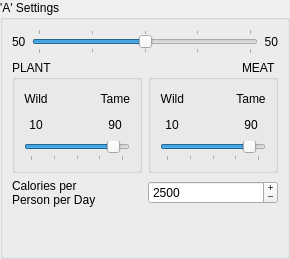
         <widget class="QGroupBox" name="diet_comp_box_9" >
          <property name="sizePolicy" >
           <sizepolicy vsizetype="Fixed" hsizetype="Expanding" >
            <horstretch>0</horstretch>
            <verstretch>0</verstretch>
           </sizepolicy>
          </property>
          <property name="title" >
           <string>'A' Settings</string>
          </property>
          <layout class="QGridLayout" >
           <property name="margin" >
            <number>9</number>
           </property>
           <property name="spacing" >
            <number>6</number>
           </property>
           <item row="2" column="0" colspan="2" >
            <layout class="QHBoxLayout" >
             <property name="spacing" >
              <number>6</number>
             </property>
             <property name="margin" >
              <number>0</number>
             </property>
             <item>
              <widget class="QLabel" name="label6_9" >
               <property name="toolTip" >
                <string>&lt;html>&lt;head>&lt;meta name="qrichtext" content="1" />&lt;style type="text/css">
p, li { white-space: pre-wrap; }
&lt;/style>&lt;/head>&lt;body style=" font-family:'Sans Serif'; font-size:9pt; font-weight:400; font-style:normal; text-decoration:none;">
&lt;p style=" margin-top:0px; margin-bottom:0px; margin-left:0px; margin-right:0px; -qt-block-indent:0; text-indent:0px;">Average requirements for each individual&lt;/p>&lt;/body>&lt;/html></string>
               </property>
               <property name="whatsThis" >
                <string>&lt;html>&lt;head>&lt;meta name="qrichtext" content="1" />&lt;style type="text/css">
p, li { white-space: pre-wrap; }
&lt;/style>&lt;/head>&lt;body style=" font-family:'Sans Serif'; font-size:9pt; font-weight:400; font-style:normal; text-decoration:none;">
&lt;p style=" margin-top:0px; margin-bottom:0px; margin-left:0px; margin-right:0px; -qt-block-indent:0; text-indent:0px;">This figure is an average only.  In the future, I hope to be able to implement a feature whereby the human population is modelled, and account for different requirements of men, adult women, pregnant women, lactating women, and children.&lt;/p>&lt;/body>&lt;/html></string>
               </property>
               <property name="text" >
                <string>Calories per
Person per Day</string>
               </property>
               <property name="wordWrap" >
                <bool>false</bool>
               </property>
              </widget>
             </item>
             <item>
              <widget class="QSpinBox" name="spinBoxDailyCalories_9" >
               <property name="toolTip" >
                <string>&lt;html>&lt;head>&lt;meta name="qrichtext" content="1" />&lt;style type="text/css">
p, li { white-space: pre-wrap; }
&lt;/style>&lt;/head>&lt;body style=" font-family:'Sans Serif'; font-size:9pt; font-weight:400; font-style:normal; text-decoration:none;">
&lt;p style=" margin-top:0px; margin-bottom:0px; margin-left:0px; margin-right:0px; -qt-block-indent:0; text-indent:0px;">Set the average number of calories per day required per person&lt;/p>&lt;/body>&lt;/html></string>
               </property>
               <property name="whatsThis" >
                <string>&lt;html>&lt;head>&lt;meta name="qrichtext" content="1" />&lt;style type="text/css">
p, li { white-space: pre-wrap; }
&lt;/style>&lt;/head>&lt;body style=" font-family:'Sans Serif'; font-size:9pt; font-weight:400; font-style:normal; text-decoration:none;">
&lt;p style=" margin-top:0px; margin-bottom:0px; margin-left:0px; margin-right:0px; -qt-block-indent:0; text-indent:0px;">In future versions of LandUse Analyst, the demographics of the human population will be modelled, but currently the user has to supply one figure for an average number of calories required by a single person on a daily basis.&lt;/p>&lt;/body>&lt;/html></string>
               </property>
               <property name="buttonSymbols" >
                <enum>QAbstractSpinBox::PlusMinus</enum>
               </property>
               <property name="minimum" >
                <number>1</number>
               </property>
               <property name="maximum" >
                <number>5000</number>
               </property>
               <property name="singleStep" >
                <number>1</number>
               </property>
               <property name="value" >
                <number>2500</number>
               </property>
              </widget>
             </item>
            </layout>
           </item>
           <item row="1" column="0" >
            <widget class="QGroupBox" name="groupplantpercent_9" >
             <property name="title" >
              <string>PLANT</string>
             </property>
             <layout class="QGridLayout" >
              <property name="margin" >
               <number>9</number>
              </property>
              <property name="spacing" >
               <number>6</number>
              </property>
              <item row="1" column="1" >
               <spacer>
                <property name="orientation" >
                 <enum>Qt::Horizontal</enum>
                </property>
                <property name="sizeHint" stdset="0" >
                 <size>
                  <width>40</width>
                  <height>20</height>
                 </size>
                </property>
               </spacer>
              </item>
              <item row="1" column="2" >
               <widget class="QLabel" name="labelCropTamePercent_9" >
                <property name="toolTip" >
                 <string>&lt;html>&lt;head>&lt;meta name="qrichtext" content="1" />&lt;style type="text/css">
p, li { white-space: pre-wrap; }
&lt;/style>&lt;/head>&lt;body style=" font-family:'Sans Serif'; font-size:9pt; font-weight:400; font-style:normal; text-decoration:none;">
&lt;p style=" margin-top:0px; margin-bottom:0px; margin-left:0px; margin-right:0px; -qt-block-indent:0; text-indent:0px;">The percentage of calories of the population's &lt;span style=" font-style:italic; text-decoration: underline;">plant&lt;/span> portion of the diet that is supplied by domesticated plants (crops).&lt;/p>&lt;/body>&lt;/html></string>
                </property>
                <property name="text" >
                 <string>90</string>
                </property>
                <property name="alignment" >
                 <set>Qt::AlignCenter</set>
                </property>
               </widget>
              </item>
              <item row="2" column="0" colspan="3" >
               <widget class="QSlider" name="sliderCrop_9" >
                <property name="toolTip" >
                 <string>&lt;html>&lt;head>&lt;meta name="qrichtext" content="1" />&lt;style type="text/css">
p, li { white-space: pre-wrap; }
&lt;/style>&lt;/head>&lt;body style=" font-family:'Sans Serif'; font-size:9pt; font-weight:400; font-style:normal; text-decoration:none;">
&lt;p style=" margin-top:0px; margin-bottom:0px; margin-left:0px; margin-right:0px; -qt-block-indent:0; text-indent:0px;">Adjust this slider to set the ratio of Wild:Tame plants in the plant portion of the diet (calories)&lt;/p>&lt;/body>&lt;/html></string>
                </property>
                <property name="whatsThis" >
                 <string>&lt;html>&lt;head>&lt;meta name="qrichtext" content="1" />&lt;style type="text/css">
p, li { white-space: pre-wrap; }
&lt;/style>&lt;/head>&lt;body style=" font-family:'Sans Serif'; font-size:9pt; font-weight:400; font-style:normal; text-decoration:none;">
&lt;p style=" margin-top:0px; margin-bottom:0px; margin-left:0px; margin-right:0px; -qt-block-indent:0; text-indent:0px;">The Wild to Tame Ratio is the distinction you must make when defining the settlements plant or meat portion of the diet. This setting relies on the assumption that all of their food comes from either wild sources or tame sources. To adjust, simply move the slider left or right, or spin your mouse wheel. &lt;span style=" font-weight:600;">Note that this setting is based on calories&lt;/span>&lt;/p>&lt;/body>&lt;/html></string>
                </property>
                <property name="maximum" >
                 <number>100</number>
                </property>
                <property name="singleStep" >
                 <number>1</number>
                </property>
                <property name="pageStep" >
                 <number>1</number>
                </property>
                <property name="value" >
                 <number>90</number>
                </property>
                <property name="sliderPosition" >
                 <number>90</number>
                </property>
                <property name="orientation" >
                 <enum>Qt::Horizontal</enum>
                </property>
                <property name="tickPosition" >
                 <enum>QSlider::TicksBelow</enum>
                </property>
                <property name="tickInterval" >
                 <number>25</number>
                </property>
               </widget>
              </item>
              <item row="1" column="0" >
               <widget class="QLabel" name="labelCropWildPercent_9" >
                <property name="toolTip" >
                 <string>&lt;html>&lt;head>&lt;meta name="qrichtext" content="1" />&lt;style type="text/css">
p, li { white-space: pre-wrap; }
&lt;/style>&lt;/head>&lt;body style=" font-family:'Sans Serif'; font-size:9pt; font-weight:400; font-style:normal; text-decoration:none;">
&lt;p style=" margin-top:0px; margin-bottom:0px; margin-left:0px; margin-right:0px; -qt-block-indent:0; text-indent:0px;">The percentage of calories of the population's &lt;span style=" font-style:italic; text-decoration: underline;">plant&lt;/span> portion of the diet that is supplied by non-domesticated plants.&lt;/p>&lt;/body>&lt;/html></string>
                </property>
                <property name="text" >
                 <string>10</string>
                </property>
                <property name="alignment" >
                 <set>Qt::AlignCenter</set>
                </property>
               </widget>
              </item>
              <item row="0" column="0" >
               <widget class="QLabel" name="label_46" >
                <property name="text" >
                 <string>Wild</string>
                </property>
                <property name="alignment" >
                 <set>Qt::AlignCenter</set>
                </property>
               </widget>
              </item>
              <item row="0" column="2" >
               <widget class="QLabel" name="label_47" >
                <property name="text" >
                 <string>Tame</string>
                </property>
                <property name="alignment" >
                 <set>Qt::AlignRight|Qt::AlignTrailing|Qt::AlignVCenter</set>
                </property>
               </widget>
              </item>
              <item row="0" column="1" >
               <spacer>
                <property name="orientation" >
                 <enum>Qt::Horizontal</enum>
                </property>
                <property name="sizeHint" stdset="0" >
                 <size>
                  <width>40</width>
                  <height>20</height>
                 </size>
                </property>
               </spacer>
              </item>
             </layout>
            </widget>
           </item>
           <item row="0" column="0" colspan="2" >
            <layout class="QHBoxLayout" >
             <property name="spacing" >
              <number>6</number>
             </property>
             <property name="margin" >
              <number>0</number>
             </property>
             <item>
              <widget class="QLabel" name="labelCropPercent_9" >
               <property name="toolTip" >
                <string>&lt;html>&lt;head>&lt;meta name="qrichtext" content="1" />&lt;style type="text/css">
p, li { white-space: pre-wrap; }
&lt;/style>&lt;/head>&lt;body style=" font-family:'Sans Serif'; font-size:9pt; font-weight:400; font-style:normal; text-decoration:none;">
&lt;p style=" margin-top:0px; margin-bottom:0px; margin-left:0px; margin-right:0px; -qt-block-indent:0; text-indent:0px;">The percentage of calories of the populations diet that is supplied by food that comes from plants.&lt;/p>&lt;/body>&lt;/html></string>
               </property>
               <property name="text" >
                <string>50</string>
               </property>
              </widget>
             </item>
             <item>
              <widget class="QSlider" name="sliderDiet_9" >
               <property name="toolTip" >
                <string>&lt;html>&lt;head>&lt;meta name="qrichtext" content="1" />&lt;style type="text/css">
p, li { white-space: pre-wrap; }
&lt;/style>&lt;/head>&lt;body style=" font-family:'Sans Serif'; font-size:9pt; font-weight:400; font-style:normal; text-decoration:none;">
&lt;p style=" margin-top:0px; margin-bottom:0px; margin-left:0px; margin-right:0px; -qt-block-indent:0; text-indent:0px;">Adjust this slider to set the ratio of Plant:Meat plants in the diet (calories)&lt;/p>&lt;/body>&lt;/html></string>
               </property>
               <property name="whatsThis" >
                <string>&lt;html>&lt;head>&lt;meta name="qrichtext" content="1" />&lt;style type="text/css">
p, li { white-space: pre-wrap; }
&lt;/style>&lt;/head>&lt;body style=" font-family:'Sans Serif'; font-size:9pt; font-weight:400; font-style:normal; text-decoration:none;">
&lt;p style=" margin-top:0px; margin-bottom:0px; margin-left:0px; margin-right:0px; -qt-block-indent:0; text-indent:0px;">Set the overall division in the diet as a ratio between calories provided by &lt;span style=" font-weight:600; color:#0000ff;">Plants&lt;/span> and calories provided by &lt;span style=" font-weight:600; color:#0000ff;">Meat&lt;/span> with the top slider. You can either click and drag with the mouse, or use the mouse wheel. As you slide it, you will see that the percentages for both are automatically adjusted. This setting includes food from both wild and tame sources.&lt;/p>
&lt;p style="-qt-paragraph-type:empty; margin-top:0px; margin-bottom:0px; margin-left:0px; margin-right:0px; -qt-block-indent:0; text-indent:0px;">&lt;/p>
&lt;p style=" margin-top:0px; margin-bottom:0px; margin-left:0px; margin-right:0px; -qt-block-indent:0; text-indent:0px;">The Plant to Meat Ratio is the primary distinction you must make when defining the settlements diet. This setting relies on the assumption that all food comes from either plants or animals, regardless of whether or not it is tame or wild. &lt;span style=" font-weight:600; color:#0000ff;">Note that this setting is based on calories&lt;/span>&lt;/p>&lt;/body>&lt;/html></string>
               </property>
               <property name="maximum" >
                <number>100</number>
               </property>
               <property name="singleStep" >
                <number>1</number>
               </property>
               <property name="pageStep" >
                <number>1</number>
               </property>
               <property name="value" >
                <number>50</number>
               </property>
               <property name="sliderPosition" >
                <number>50</number>
               </property>
               <property name="orientation" >
                <enum>Qt::Horizontal</enum>
               </property>
               <property name="tickPosition" >
                <enum>QSlider::TicksBothSides</enum>
               </property>
               <property name="tickInterval" >
                <number>25</number>
               </property>
              </widget>
             </item>
             <item>
              <widget class="QLabel" name="labelMeatPercent_9" >
               <property name="toolTip" >
                <string>&lt;html>&lt;head>&lt;meta name="qrichtext" content="1" />&lt;style type="text/css">
p, li { white-space: pre-wrap; }
&lt;/style>&lt;/head>&lt;body style=" font-family:'Sans Serif'; font-size:9pt; font-weight:400; font-style:normal; text-decoration:none;">
&lt;p style=" margin-top:0px; margin-bottom:0px; margin-left:0px; margin-right:0px; -qt-block-indent:0; text-indent:0px;">The percentage of calories of the populations diet that is supplied by food that comes from animals.&lt;/p>&lt;/body>&lt;/html></string>
               </property>
               <property name="text" >
                <string>50</string>
               </property>
               <property name="alignment" >
                <set>Qt::AlignRight|Qt::AlignTrailing|Qt::AlignVCenter</set>
               </property>
              </widget>
             </item>
            </layout>
           </item>
           <item row="1" column="1" >
            <widget class="QGroupBox" name="groupmeatpercent_9" >
             <property name="layoutDirection" >
              <enum>Qt::RightToLeft</enum>
             </property>
             <property name="title" >
              <string>MEAT</string>
             </property>
             <layout class="QGridLayout" >
              <property name="margin" >
               <number>9</number>
              </property>
              <property name="spacing" >
               <number>6</number>
              </property>
              <item row="0" column="0" >
               <widget class="QLabel" name="label_48" >
                <property name="text" >
                 <string>Tame</string>
                </property>
                <property name="alignment" >
                 <set>Qt::AlignCenter</set>
                </property>
               </widget>
              </item>
              <item row="1" column="1" >
               <spacer>
                <property name="orientation" >
                 <enum>Qt::Horizontal</enum>
                </property>
                <property name="sizeHint" stdset="0" >
                 <size>
                  <width>40</width>
                  <height>20</height>
                 </size>
                </property>
               </spacer>
              </item>
              <item row="1" column="2" >
               <widget class="QLabel" name="labelMeatWildPercent_9" >
                <property name="toolTip" >
                 <string>&lt;html>&lt;head>&lt;meta name="qrichtext" content="1" />&lt;style type="text/css">
p, li { white-space: pre-wrap; }
&lt;/style>&lt;/head>&lt;body style=" font-family:'Sans Serif'; font-size:9pt; font-weight:400; font-style:normal; text-decoration:none;">
&lt;p style=" margin-top:0px; margin-bottom:0px; margin-left:0px; margin-right:0px; -qt-block-indent:0; text-indent:0px;">The percentage of calories of the population's &lt;span style=" font-style:italic; text-decoration: underline;">meat&lt;/span> portion of the diet that is supplied by non-domesticated animals.  (Hunting, fishing, scavenging, etc.)&lt;/p>&lt;/body>&lt;/html></string>
                </property>
                <property name="text" >
                 <string>10</string>
                </property>
                <property name="alignment" >
                 <set>Qt::AlignCenter</set>
                </property>
               </widget>
              </item>
              <item row="0" column="2" >
               <widget class="QLabel" name="label_49" >
                <property name="text" >
                 <string>Wild</string>
                </property>
                <property name="alignment" >
                 <set>Qt::AlignRight|Qt::AlignTrailing|Qt::AlignVCenter</set>
                </property>
               </widget>
              </item>
              <item row="1" column="0" >
               <widget class="QLabel" name="labelMeatTamePercent_9" >
                <property name="toolTip" >
                 <string>&lt;html>&lt;head>&lt;meta name="qrichtext" content="1" />&lt;style type="text/css">
p, li { white-space: pre-wrap; }
&lt;/style>&lt;/head>&lt;body style=" font-family:'Sans Serif'; font-size:9pt; font-weight:400; font-style:normal; text-decoration:none;">
&lt;p style=" margin-top:0px; margin-bottom:0px; margin-left:0px; margin-right:0px; -qt-block-indent:0; text-indent:0px;">The percentage of calories of the population's &lt;span style=" font-style:italic; text-decoration: underline;">meat&lt;/span> portion of the diet that is supplied by domesticated animals.&lt;/p>&lt;/body>&lt;/html></string>
                </property>
                <property name="layoutDirection" >
                 <enum>Qt::LeftToRight</enum>
                </property>
                <property name="text" >
                 <string>90</string>
                </property>
                <property name="alignment" >
                 <set>Qt::AlignCenter</set>
                </property>
               </widget>
              </item>
              <item row="2" column="0" colspan="3" >
               <widget class="QSlider" name="sliderMeat_9" >
                <property name="toolTip" >
                 <string>&lt;html>&lt;head>&lt;meta name="qrichtext" content="1" />&lt;style type="text/css">
p, li { white-space: pre-wrap; }
&lt;/style>&lt;/head>&lt;body style=" font-family:'Sans Serif'; font-size:9pt; font-weight:400; font-style:normal; text-decoration:none;">
&lt;p style=" margin-top:0px; margin-bottom:0px; margin-left:0px; margin-right:0px; -qt-block-indent:0; text-indent:0px;">Adjust this slider to set the ratio of Wild:Tame animals in the meat portion of the diet (calories)&lt;/p>&lt;/body>&lt;/html></string>
                </property>
                <property name="whatsThis" >
                 <string>&lt;html>&lt;head>&lt;meta name="qrichtext" content="1" />&lt;style type="text/css">
p, li { white-space: pre-wrap; }
&lt;/style>&lt;/head>&lt;body style=" font-family:'Sans Serif'; font-size:9pt; font-weight:400; font-style:normal; text-decoration:none;">
&lt;p style=" margin-top:0px; margin-bottom:0px; margin-left:0px; margin-right:0px; -qt-block-indent:0; text-indent:0px;">The Wild to Tame Ratio is the distinction you must make when defining the settlements plant or meat portion of the diet. This setting relies on the assumption that all of their food comes from either wild sources or tame sources. To adjust, simply move the slider left or right, or spin your mouse wheel. &lt;span style=" font-weight:600;">Note that this setting is based on calories&lt;/span>&lt;/p>&lt;/body>&lt;/html></string>
                </property>
                <property name="layoutDirection" >
                 <enum>Qt::LeftToRight</enum>
                </property>
                <property name="maximum" >
                 <number>100</number>
                </property>
                <property name="singleStep" >
                 <number>1</number>
                </property>
                <property name="pageStep" >
                 <number>1</number>
                </property>
                <property name="value" >
                 <number>90</number>
                </property>
                <property name="sliderPosition" >
                 <number>90</number>
                </property>
                <property name="orientation" >
                 <enum>Qt::Horizontal</enum>
                </property>
                <property name="tickPosition" >
                 <enum>QSlider::TicksBelow</enum>
                </property>
                <property name="tickInterval" >
                 <number>25</number>
                </property>
               </widget>
              </item>
              <item row="0" column="1" >
               <spacer>
                <property name="orientation" >
                 <enum>Qt::Horizontal</enum>
                </property>
                <property name="sizeHint" stdset="0" >
                 <size>
                  <width>40</width>
                  <height>20</height>
                 </size>
                </property>
               </spacer>
              </item>
             </layout>
            </widget>
           </item>
           <item row="3" column="0" colspan="2" >
            <spacer>
             <property name="orientation" >
              <enum>Qt::Vertical</enum>
             </property>
             <property name="sizeHint" stdset="0" >
              <size>
               <width>20</width>
               <height>40</height>
              </size>
             </property>
            </spacer>
           </item>
          </layout>
         </widget>
